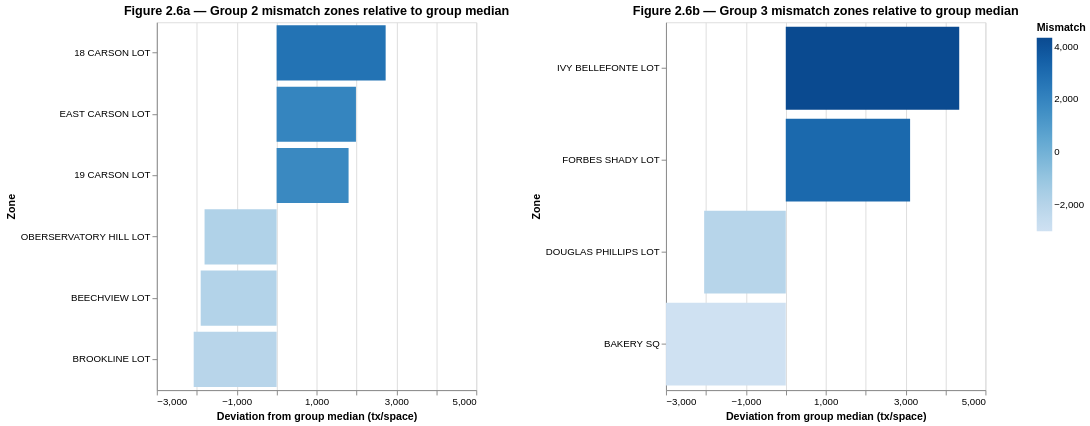

The notebook cell this image was saved under:
### Code cell
# ------------------------------------------------------------
# Focus on the middle price groups (Groups 2 and 3)
# These are the most interesting for mismatch analysis because
# they have great standard devation.
# ------------------------------------------------------------
target_groups = ["Group 2: (1.5$)", "Group 3: (2$, 2.25$)"]

g23 = price_busyness.filter(
    pl.col("price_category").is_in(target_groups)
)


# ------------------------------------------------------------
# Compute within-group thresholds
# We use the 10th and 90th percentiles of transactions_per_space
# to identify unusually under-busy / over-busy zones relative to
# other zones in the same price band.
# ------------------------------------------------------------
thr = (
    g23
    .group_by("price_category")
    .agg([
        pl.col("transactions_per_space").quantile(0.10).alias("q10"),
        pl.col("transactions_per_space").quantile(0.90).alias("q90"),
        pl.col("transactions_per_space").median().alias("median"),
        pl.col("transactions_per_space").len().alias("n_zones"),
    ])
)


# ------------------------------------------------------------
# Label mismatch zones
# Over-busy  = top 10% busyness within the price group
# Under-busy = bottom 10% busyness within the price group
# ------------------------------------------------------------
mismatch = (
    g23
    .join(thr, on="price_category", how="left")
    .with_columns(
        pl.when(pl.col("transactions_per_space") >= pl.col("q90"))
          .then(pl.lit("Over-busy (top 10%)"))
        .when(pl.col("transactions_per_space") <= pl.col("q10"))
          .then(pl.lit("Under-busy (bottom 10%)"))
        .otherwise(pl.lit("Typical"))
        .alias("mismatch_type")
    )
    .filter(pl.col("mismatch_type") != "Typical")
    .select([
        "price_category",
        "zone_group_norm",
        "rate",
        "transactions_per_space",
        "spaces",
        "mismatch_type",
    ])
    .sort(["price_category", "transactions_per_space"], descending=[False, True])
)


# ------------------------------------------------------------
# Measure how far each mismatch zone is from its group median
# This gives a cleaner way to visualize the severity of mismatch.
# ------------------------------------------------------------
mm_dev = (
    g23
    .join(thr, on="price_category", how="left")
    .with_columns([
        (pl.col("transactions_per_space") - pl.col("median")).alias("dev_from_median"),
        pl.when(pl.col("transactions_per_space") >= pl.col("q90"))
          .then(pl.lit("Over-busy"))
          .when(pl.col("transactions_per_space") <= pl.col("q10"))
          .then(pl.lit("Under-busy"))
          .otherwise(pl.lit(None))
          .alias("mismatch_type"),
    ])
    .filter(pl.col("mismatch_type").is_not_null())
    .select([
        "price_category",
        "zone_group_norm",
        "rate",
        "spaces",
        "transactions_per_space",
        "median",
        "dev_from_median",
        "mismatch_type",
    ])
    .sort(["price_category", "dev_from_median"], descending=[False, True])
)


# ------------------------------------------------------------
# Convert to pandas for Altair plotting
# ------------------------------------------------------------
mm_dev_pd = mm_dev.to_pandas()

g2_label = "Group 2: (1.5$)"
g3_label = "Group 3: (2$, 2.25$)"

g2 = mm_dev_pd[mm_dev_pd["price_category"] == g2_label]
g3 = mm_dev_pd[mm_dev_pd["price_category"] == g3_label]


# ------------------------------------------------------------
# Plot mismatch severity within each price group
# Positive deviation = busier than the group median
# Negative deviation = less busy than the group median
# ------------------------------------------------------------
def mismatch_bar(df, title):
    """
    Create a bar chart showing how far each mismatch zone deviates
    from the median busyness of its price category.

    Parameters
    df : pandas.DataFrame
        Subset of mismatch zones for one price category.
    title : str
        Chart title.

    Returns
    alt.Chart
        Altair bar chart of deviation from group median.
    """
    return (
        alt.Chart(df)
        .mark_bar()
        .encode(
            x=alt.X(
                "dev_from_median:Q",
                title="Deviation from group median (tx/space)"
            ),
            y=alt.Y(
                "zone_group_norm:N",
                sort="-x",
                title="Zone"
            ),
            color=alt.Color(
                "dev_from_median:Q",
                title="Mismatch"
            ),
            tooltip=[
                "zone_group_norm:N",
                alt.Tooltip("rate:Q", format=".2f", title="Rate"),
                alt.Tooltip("transactions_per_space:Q", format=".3f", title="Tx/space"),
                alt.Tooltip("median:Q", format=".3f", title="Group median"),
                alt.Tooltip("dev_from_median:Q", format=".3f", title="Deviation"),
                alt.Tooltip("spaces:Q", format=",.0f", title="Spaces"),
                "mismatch_type:N",
            ],
        )
        .properties(width=330, height=380, title=title)
    )


c1 = mismatch_bar(g2, "Figure 2.6a — Group 2 mismatch zones relative to group median")
c2 = mismatch_bar(g3, "Figure 2.6b — Group 3 mismatch zones relative to group median")

(c1 | c2).resolve_scale(x="shared", color="shared")

### Figure 1 — Vega-Lite specification as saved in the notebook (floating-point values rounded to 4 significant figures)
{"config": {"view": {"continuousWidth": 300, "continuousHeight": 300}}, "hconcat": [{"data": {"name": "data-6cf404d92126d32d4d5cc4e44e78d290"}, "mark": {"type": "bar"}, "encoding": {"color": {"field": "dev_from_median", "title": "Mismatch", "type": "quantitative"}, "tooltip": [{"field": "zone_group_norm", "type": "nominal"}, {"field": "rate", "format": ".2f", "title": "Rate", "type": "quantitative"}, {"field": "transactions_per_space", "format": ".3f", "title": "Tx/space", "type": "quantitative"}, {"field": "median", "format": ".3f", "title": "Group median", "type": "quantitative"}, {"field": "dev_from_median", "format": ".3f", "title": "Deviation", "type": "quantitative"}, {"field": "spaces", "format": ",.0f", "title": "Spaces", "type": "quantitative"}, {"field": "mismatch_type", "type": "nominal"}], "x": {"field": "dev_from_median", "title": "Deviation from group median (tx/space)", "type": "quantitative"}, "y": {"field": "zone_group_norm", "sort": "-x", "title": "Zone", "type": "nominal"}}, "height": 380, "title": "Figure 2.6a — Group 2 mismatch zones relative to group median", "width": 330}, {"data": {"name": "data-e125e82a7c3557c2f1faabd6d5db66b3"}, "mark": {"type": "bar"}, "encoding": {"color": {"field": "dev_from_median", "title": "Mismatch", "type": "quantitative"}, "tooltip": [{"field": "zone_group_norm", "type": "nominal"}, {"field": "rate", "format": ".2f", "title": "Rate", "type": "quantitative"}, {"field": "transactions_per_space", "format": ".3f", "title": "Tx/space", "type": "quantitative"}, {"field": "median", "format": ".3f", "title": "Group median", "type": "quantitative"}, {"field": "dev_from_median", "format": ".3f", "title": "Deviation", "type": "quantitative"}, {"field": "spaces", "format": ",.0f", "title": "Spaces", "type": "quantitative"}, {"field": "mismatch_type", "type": "nominal"}], "x": {"field": "dev_from_median", "title": "Deviation from group median (tx/space)", "type": "quantitative"}, "y": {"field": "zone_group_norm", "sort": "-x", "title": "Zone", "type": "nominal"}}, "height": 380, "title": "Figure 2.6b — Group 3 mismatch zones relative to group median", "width": 330}], "resolve": {"scale": {"color": "shared", "x": "shared"}}, "$schema": "https://vega.github.io/schema/vega-lite/v5.20.1.json", "datasets": {"data-6cf404d92126d32d4d5cc4e44e78d290": [{"price_category": "Group 2: (1.5$)", "zone_group_norm": "18 CARSON LOT", "rate": 1.5, "spaces": 41, "transactions_per_space": 4858.0, "median": 2127.0, "dev_from_median": 2731.0, "mismatch_type": "Over-busy"}, {"price_category": "Group 2: (1.5$)", "zone_group_norm": "EAST CARSON LOT", "rate": 1.5, "spaces": 35, "transactions_per_space": 4114.0, "median": 2127.0, "dev_from_median": 1987.0, "mismatch_type": "Over-busy"}, {"price_category": "Group 2: (1.5$)", "zone_group_norm": "19 CARSON LOT", "rate": 1.5, "spaces": 27, "transactions_per_space": 3929.0, "median": 2127.0, "dev_from_median": 1803.0, "mismatch_type": "Over-busy"}, {"price_category": "Group 2: (1.5$)", "zone_group_norm": "OBERSERVATORY HILL LOT", "rate": 1.5, "spaces": 23, "transactions_per_space": 322.3, "median": 2127.0, "dev_from_median": -1804.0, "mismatch_type": "Under-busy"}, {"price_category": "Group 2: (1.5$)", "zone_group_norm": "BEECHVIEW LOT", "rate": 1.5, "spaces": 17, "transactions_per_space": 226.1, "median": 2127.0, "dev_from_median": -1901.0, "mismatch_type": "Under-busy"}, {"price_category": "Group 2: (1.5$)", "zone_group_norm": "BROOKLINE LOT", "rate": 1.5, "spaces": 47, "transactions_per_space": 50.13, "median": 2127.0, "dev_from_median": -2077.0, "mismatch_type": "Under-busy"}], "data-e125e82a7c3557c2f1faabd6d5db66b3": [{"price_category": "Group 3: (2$, 2.25$)", "zone_group_norm": "IVY BELLEFONTE LOT", "rate": 2.0, "spaces": 74, "transactions_per_space": 7808.0, "median": 3464.0, "dev_from_median": 4344.0, "mismatch_type": "Over-busy"}, {"price_category": "Group 3: (2$, 2.25$)", "zone_group_norm": "FORBES SHADY LOT", "rate": 2.0, "spaces": 59, "transactions_per_space": 6578.0, "median": 3464.0, "dev_from_median": 3114.0, "mismatch_type": "Over-busy"}, {"price_category": "Group 3: (2$, 2.25$)", "zone_group_norm": "DOUGLAS PHILLIPS LOT", "rate": 2.0, "spaces": 45, "transactions_per_space": 1420.0, "median": 3464.0, "dev_from_median": -2044.0, "mismatch_type": "Under-busy"}, {"price_category": "Group 3: (2$, 2.25$)", "zone_group_norm": "BAKERY SQ", "rate": 2.0, "spaces": 45, "transactions_per_space": 465.5, "median": 3464.0, "dev_from_median": -2999.0, "mismatch_type": "Under-busy"}]}}
